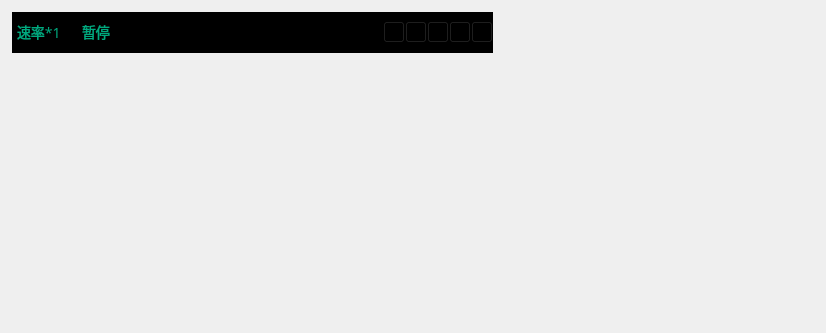
<?xml version="1.0" encoding="UTF-8"?>
<ui version="4.0">
 <class>CWidgetPlayWnd</class>
 <widget class="QWidget" name="CWidgetPlayWnd">
  <property name="geometry">
   <rect>
    <x>0</x>
    <y>0</y>
    <width>826</width>
    <height>333</height>
   </rect>
  </property>
  <property name="windowTitle">
   <string>CWidgetPlayWnd</string>
  </property>
  <widget class="QWidget" name="widgetRender" native="true">
   <property name="geometry">
    <rect>
     <x>0</x>
     <y>0</y>
     <width>771</width>
     <height>321</height>
    </rect>
   </property>
  </widget>
  <widget class="QWidget" name="widgetToolBar" native="true">
   <property name="geometry">
    <rect>
     <x>12</x>
     <y>12</y>
     <width>481</width>
     <height>41</height>
    </rect>
   </property>
   <property name="minimumSize">
    <size>
     <width>0</width>
     <height>40</height>
    </size>
   </property>
   <property name="maximumSize">
    <size>
     <width>16777215</width>
     <height>100</height>
    </size>
   </property>
   <property name="styleSheet">
    <string notr="true">QWidget{
font-size:14px;
	font-family:Microsoft Yahei;	
color:rgb(0,0,255);
	background-color: rgb(0, 0, 0)
}
</string>
   </property>
   <layout class="QGridLayout" name="gridLayout">
    <property name="leftMargin">
     <number>5</number>
    </property>
    <property name="topMargin">
     <number>0</number>
    </property>
    <property name="rightMargin">
     <number>0</number>
    </property>
    <property name="bottomMargin">
     <number>0</number>
    </property>
    <property name="spacing">
     <number>0</number>
    </property>
    <item row="0" column="0">
     <widget class="QLabel" name="labelSpeed">
      <property name="minimumSize">
       <size>
        <width>65</width>
        <height>0</height>
       </size>
      </property>
      <property name="maximumSize">
       <size>
        <width>65</width>
        <height>16777215</height>
       </size>
      </property>
      <property name="styleSheet">
       <string notr="true">color: rgb(0, 170, 127);</string>
      </property>
      <property name="text">
       <string>速率*1</string>
      </property>
     </widget>
    </item>
    <item row="0" column="6">
     <widget class="QPushButton" name="BtnPic">
      <property name="minimumSize">
       <size>
        <width>22</width>
        <height>22</height>
       </size>
      </property>
      <property name="maximumSize">
       <size>
        <width>22</width>
        <height>22</height>
       </size>
      </property>
      <property name="toolTip">
       <string>抓图</string>
      </property>
      <property name="styleSheet">
       <string notr="true">QPushButton
{
	
	border-image: url(:/Skin/pic.png)0 0 repeat


}
QPushButton:hover
{	
	border-image: url(:/Skin/pic.png)22 0 repeat

}
QPushButton:pressed
{	
	border-image: url(:/Skin/pic.png)44 0 0 0 repeat
}
QPushButton:disabled
{	
	border-image: url(:/Skin/pic.png)66 0 0 0 repeat
}</string>
      </property>
      <property name="text">
       <string/>
      </property>
     </widget>
    </item>
    <item row="0" column="8">
     <widget class="QPushButton" name="BtnFullScreen">
      <property name="minimumSize">
       <size>
        <width>22</width>
        <height>22</height>
       </size>
      </property>
      <property name="maximumSize">
       <size>
        <width>22</width>
        <height>22</height>
       </size>
      </property>
      <property name="toolTip">
       <string>全屏</string>
      </property>
      <property name="styleSheet">
       <string notr="true">QPushButton
{
	
	border-image: url(:/Skin/fullscreen.png)0 0 repeat

}
QPushButton:hover
{	
	border-image: url(:/Skin/fullscreen.png)22 0 repeat

}
QPushButton:pressed
{	
	border-image: url(:/Skin/fullscreen.png)44 0 0 0 repeat
}
QPushButton:disabled
{	
	border-image: url(:/Skin/fullscreen.png)66 0 0 0 repeat
}</string>
      </property>
      <property name="text">
       <string/>
      </property>
     </widget>
    </item>
    <item row="0" column="1">
     <widget class="QLabel" name="labelPause">
      <property name="minimumSize">
       <size>
        <width>35</width>
        <height>22</height>
       </size>
      </property>
      <property name="maximumSize">
       <size>
        <width>35</width>
        <height>16777215</height>
       </size>
      </property>
      <property name="styleSheet">
       <string notr="true">color: rgb(0, 170, 127);</string>
      </property>
      <property name="text">
       <string>暂停</string>
      </property>
     </widget>
    </item>
    <item row="0" column="3">
     <widget class="QLabel" name="labelCorrectTime">
      <property name="minimumSize">
       <size>
        <width>60</width>
        <height>0</height>
       </size>
      </property>
      <property name="maximumSize">
       <size>
        <width>300</width>
        <height>16777215</height>
       </size>
      </property>
      <property name="styleSheet">
       <string notr="true">font-size:16px;
font-family:Microsoft Yahei;	
color:rgb(255,0,0);

</string>
      </property>
      <property name="text">
       <string/>
      </property>
     </widget>
    </item>
    <item row="0" column="4">
     <widget class="QPushButton" name="BtnFix">
      <property name="minimumSize">
       <size>
        <width>22</width>
        <height>22</height>
       </size>
      </property>
      <property name="maximumSize">
       <size>
        <width>22</width>
        <height>22</height>
       </size>
      </property>
      <property name="toolTip">
       <string>始终置顶</string>
      </property>
      <property name="styleSheet">
       <string notr="true">QPushButton
{
	
border-image: url(:/Skin/fix.png)0 0 repeat

}
QPushButton:hover
{	
	border-image: url(:/Skin/fix.png)22 0 repeat

}
QPushButton:pressed
{	
	border-image: url(:/Skin/fix.png)44 0 0 0 repeat
}
QPushButton:disabled
{	
	border-image: url(:/Skin/fix.png)66 0 0 0 repeat
}</string>
      </property>
      <property name="text">
       <string/>
      </property>
     </widget>
    </item>
    <item row="0" column="7">
     <widget class="QPushButton" name="BtnPicRepeat">
      <property name="minimumSize">
       <size>
        <width>22</width>
        <height>22</height>
       </size>
      </property>
      <property name="maximumSize">
       <size>
        <width>22</width>
        <height>22</height>
       </size>
      </property>
      <property name="toolTip">
       <string>连拍</string>
      </property>
      <property name="styleSheet">
       <string notr="true">QPushButton
{
	
	border-image: url(:/Skin/picmore.png)0 0 repeat

}
QPushButton:hover
{	
	border-image: url(:/Skin/picmore.png)22 0 repeat

}
QPushButton:pressed
{	
	border-image: url(:/Skin/picmore.png)44 0 0 0 repeat
}
QPushButton:disabled
{	
	border-image: url(:/Skin/picmore.png)66 0 0 0 repeat
}</string>
      </property>
      <property name="text">
       <string/>
      </property>
     </widget>
    </item>
    <item row="0" column="2">
     <widget class="QLabel" name="labelFileName">
      <property name="text">
       <string/>
      </property>
     </widget>
    </item>
    <item row="0" column="5">
     <widget class="QPushButton" name="BtnColor">
      <property name="minimumSize">
       <size>
        <width>22</width>
        <height>22</height>
       </size>
      </property>
      <property name="maximumSize">
       <size>
        <width>22</width>
        <height>22</height>
       </size>
      </property>
      <property name="toolTip">
       <string>图像调节</string>
      </property>
      <property name="styleSheet">
       <string notr="true">QPushButton
{
	
	border-image: url(:/Skin/color.png)
}

QPushButton:hover
{	
border-width:2px;

}
QPushButton:pressed
{	
	border-width:3px;
}
QPushButton:disabled
{	
	
}</string>
      </property>
      <property name="text">
       <string/>
      </property>
     </widget>
    </item>
   </layout>
  </widget>
 </widget>
 <layoutdefault spacing="6" margin="11"/>
 <resources>
  <include location="sisecplayer.qrc"/>
 </resources>
 <connections/>
</ui>
